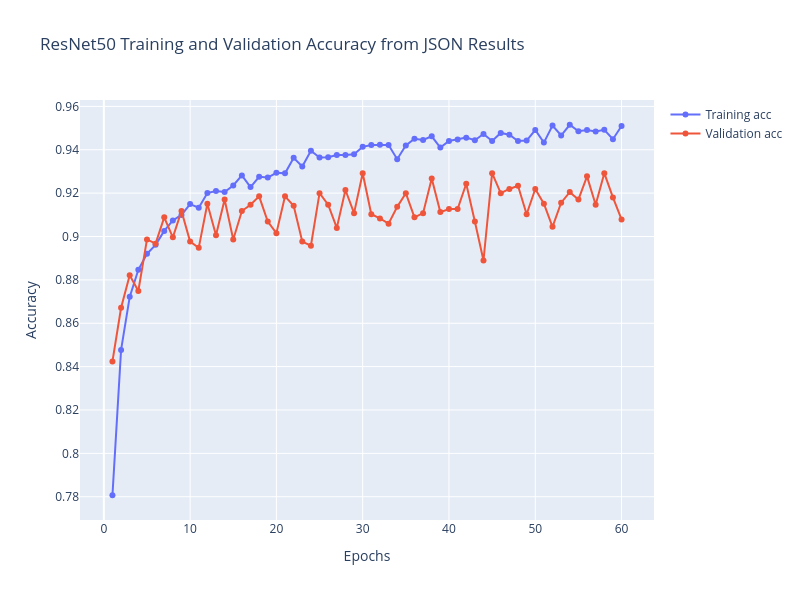

Write notebook code for a chart like this one.
### Code cell
# Displaying learning and validation curves if available in notebook variables and outputs
plot_history(
    resnet50_json_results["history"],
    "ResNet50 Training and Validation Accuracy from JSON Results",
)
